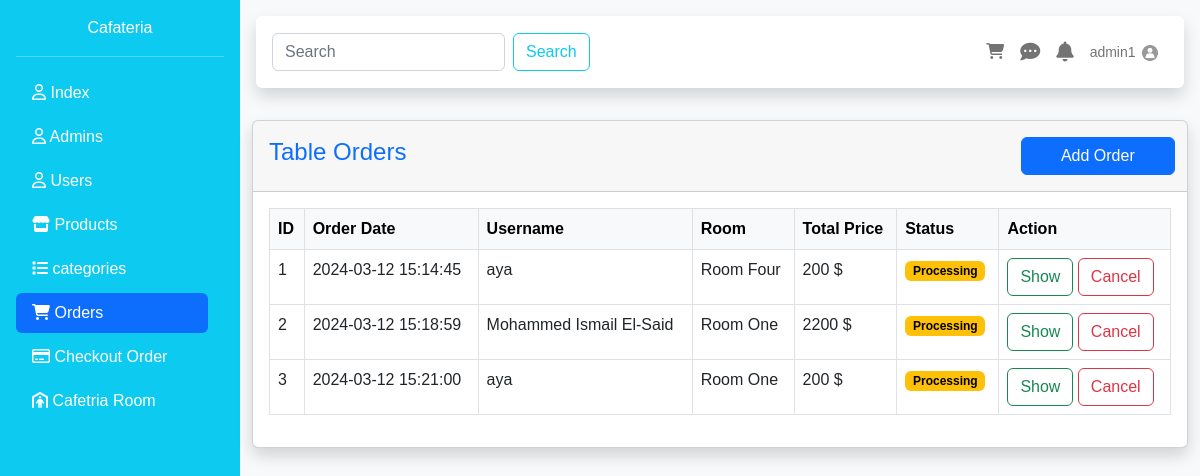
The app's page /order.php (signed in), older data.
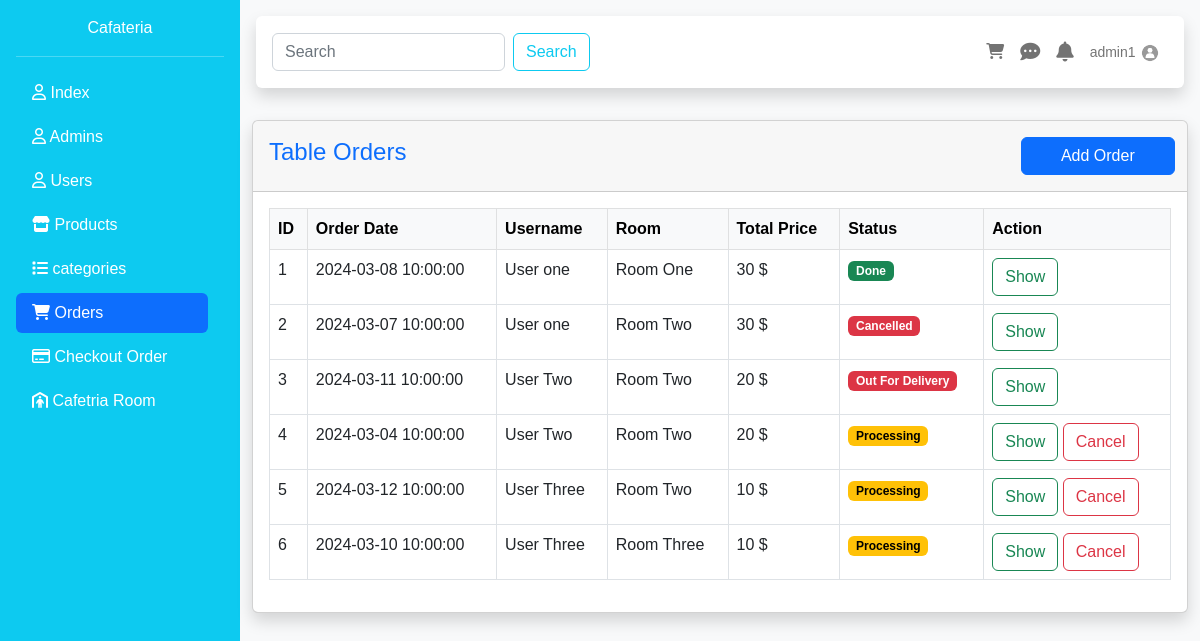
The same page, newer data.
### tables this page shows
CREATE TABLE `orders` (
  `id` int(10) UNSIGNED NOT NULL,
  `user_id` int(10) UNSIGNED NOT NULL,
  `total_price` float NOT NULL,
  `tax` float NOT NULL DEFAULT 0.1,
  `status` enum('Processing','Out For Delivery','Done','Cancelled') DEFAULT 'Processing',
  `notes` text DEFAULT NULL,
  `room_id` int(10) UNSIGNED DEFAULT NULL,
  `order_date` timestamp NOT NULL DEFAULT current_timestamp()
);

CREATE TABLE `users` (
  `id` int(10) UNSIGNED NOT NULL,
  `username` varchar(255) NOT NULL,
  `email` varchar(100) NOT NULL,
  `password` varchar(255) NOT NULL,
  `room_id` int(10) UNSIGNED DEFAULT NULL,
  `extra_data` varchar(255) DEFAULT NULL,
  `profile_picture` varchar(255) DEFAULT NULL,
  `created_at` timestamp NOT NULL DEFAULT current_timestamp()
);

CREATE TABLE `rooms` (
  `id` int(10) UNSIGNED NOT NULL,
  `room_number` varchar(255) NOT NULL,
  `ext` text NOT NULL
);

### DataBase/DBCLass.php (called while the page is built, shortened)
<?php
require "connect.php";
class Table extends Database{
    public $TbName;
    public function __construct($tableName){
        $this->TbName = $tableName;
    }
    public function FindById($cond,$value){
        $sql = "SELECT * FROM {$this->TbName} WHERE $cond = :val";
        $Sel = parent::connect()->prepare($sql);
        $Sel->execute(['val' => $value]);
        if($Sel->rowCount() > 0){
            $result = $Sel->fetch();
            return $result;
        }else{
            throw new Exception("is not Found");
        }
    }
    public function SelectInnerJoinTable($tableName,array $firstTableColumns,array $secondTableColumns,$condition, $condition2 = 1){
        $firstRequiredColumns=array();
        $secondRequiredColumns=array();
        foreach ($firstTableColumns as $col){
            $firstRequiredColumns[]="$tableName"."."."$col";
        }
        foreach ($secondTableColumns as $col){
            $secondRequiredColumns[]="$this->TbName"."."."$col";
        }
        $statement="SELECT ".implode(",",$firstRequiredColumns).",".implode(",",$secondRequiredColumns)." FROM $this->TbName inner join $tableName on $condition where $condition2";
        try {
            $selected=parent::connect()->query($statement);
            return $selected;
        }catch (PDOException $e){
            throw new Exception("PDO Error: ". $e->getMessage() );
        }
    }
}
?>

### DataBase/connect.php (called while the page is built, shortened)
<?php
class Database{
    static protected $connection = false ;
    private static $server = 'localhost';
    private static $root = "root";
    private static $pass = "";
    private static $Db = "cafeteria";
    public static function connect(){
        if(!self::$connection){
            try {
                self::$connection = new PDO("mysql:host=".self::$server.";dbname=".self::$Db."", self::$root, self::$pass);
            } catch (PDOException $e) {
                die("PDO CONNECTION ERROR: " . $e->getMessage() . "<br/>");
            }
        }
        return self::$connection;
    }
}
?>

### orders/table.php (the view, shortened to what this page needs)
<div class="container-fluid">
    <div class="card shadow mb-4">
        <div class="card-header py-3">
            <div class="row justify-content-between align-items-center">
                <h4 class="col text-primary">Table Orders</h4>
                <a href="?add=Admin" class="col-2 me-2 btn btn-primary">Add Order</a>
            </div>
        </div>
        <div class="card-body">
            <table class="table table-bordered table-hover table-responsive">
                <thead class="table-light">
                <tr>
                    <th>ID</th>
                    <th>Order Date</th>
                    <th>Username</th>
                    <th>Room</th>
                    <th>Total Price</th>
                    <th>Status</th>
                    <th>Action</th>
                </tr>
                </thead>
                <tbody>
                <?php
                if (!empty($orders_result)) {
                    foreach($orders_result as $order){
                        ?>
                        <tr>
                            <td><?=$id++?></td>
                            <td><?=$order['order_date']?></td>
                            <td><?=$users->FindById('id',$order['user_id'])['username']?></td>
                            <td><?=$order['room_number']?></td>
                            <td><?=$order['total_price']?> <span class="badge-success">$</span></td>
                            <td>
                                <?php if($order['status'] == 'Done') {?>
                                    <span class="badge text-bg-success"><?=$order['status']?></span>
                                <?php } elseif ($order['status'] == 'Processing'){ ?>
                                    <span class="badge text-bg-warning"><?=$order['status']?></span>
                                <?php } else { ?>
                                    <span class="badge text-bg-danger"><?=$order['status']?></span>
                                <?php } ?>
                            </td>
                            <td>
                                <a class="btn btn-outline-success" href="?show=<?=$order['id']?>">Show</a>
                                <?php if ($order['status'] == 'Processing') {?>
                                    <a class="btn btn-outline-danger" href="orders/delete.php?order_id=<?=$order['id']?>">Cancel</a>
                                <?php }?>
                            </td>
                        </tr>
                    <?php }
                } ?>
                </tbody>
            </table>
        </div>
    </div>
</div>
</body>
</html>

Row changes from the older to the newer data that the page shows:
removed orders: order_date "2024-03-12 15:14:45", user.username "aya", room.room_number "Room Four", total_price "200", status "Processing"
removed orders: order_date "2024-03-12 15:18:59", user.username "Mohammed Ismail El-Said", room.room_number "Room One", total_price "2200", status "Processing"
removed orders: order_date "2024-03-12 15:21:00", user.username "aya", room.room_number "Room One", total_price "200", status "Processing"
added orders: order_date "2024-03-08 10:00:00", user.username "User one", room.room_number "Room One", total_price "30", status "Done"
added orders: order_date "2024-03-07 10:00:00", user.username "User one", room.room_number "Room Two", total_price "30", status "Cancelled"
added orders: order_date "2024-03-11 10:00:00", user.username "User Two", room.room_number "Room Two", total_price "20", status "Out For Delivery"
added orders: order_date "2024-03-04 10:00:00", user.username "User Two", room.room_number "Room Two", total_price "20", status "Processing"
added orders: order_date "2024-03-12 10:00:00", user.username "User Three", room.room_number "Room Two", total_price "10", status "Processing"
added orders: order_date "2024-03-10 10:00:00", user.username "User Three", room.room_number "Room Three", total_price "10", status "Processing"
